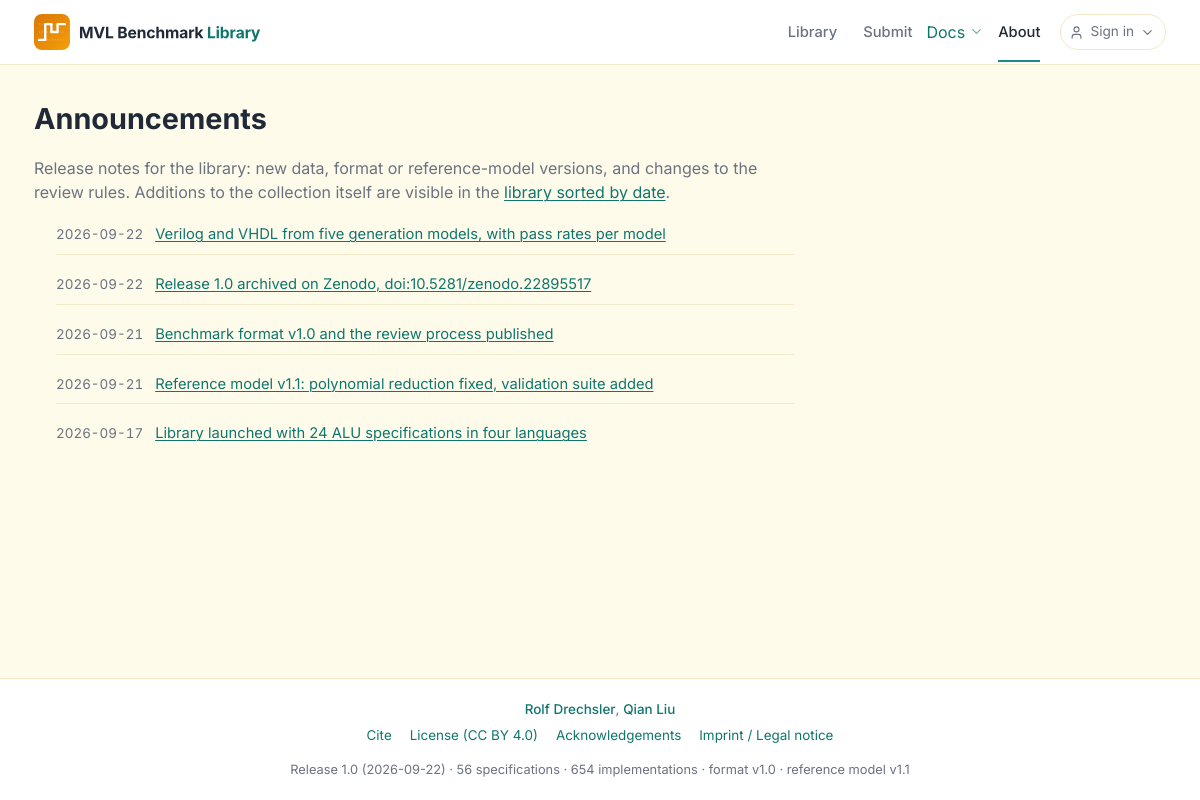
Page /news on the committed database.
### src/library/models.py (models this page shows)
class News(Base):
    __tablename__ = 'news'
    id = Column(Integer, primary_key=True)
    date = Column(DateTime, nullable=False, default=datetime.utcnow, index=True)
    title = Column(String(200), nullable=False)
    body_md = Column(Text, nullable=False, default='')
    link = Column(String(300))
    status = Column(String(16), nullable=False, default='draft', index=True)   # draft / published
    created_at = Column(DateTime, nullable=False, default=datetime.utcnow)
    updated_at = Column(DateTime, nullable=False, default=datetime.utcnow, onupdate=datetime.utcnow)

### web/blueprints/library.py (the view)
@bp.route('/news')
def news():
    with session_scope() as s:
        rows = list(s.execute(select(News).where(News.status == 'published')
                              .order_by(News.date.desc())).scalars())
        return render_template('library/news.html', news=rows)

### src/library/db.py (called while the page is built, shortened)
def get_engine():
    global _engine, _Session
    return _engine

@contextmanager
def session_scope():
    get_engine()
    session = _Session()
    try:
        yield session
        session.commit()
    except Exception:
        session.rollback()
        raise
    finally:
        session.close()

### web/app.py (called while the page is built, shortened)
def _site_status():
    import time
    from library import service
    from library.db import session_scope
    now = time.time()
    return _status_cache['value']

@app.context_processor
def _inject_globals():
    from library import service
    from library.models import GOLDEN_MODEL_VERSION
    css = Path(__file__).parent / 'static' / 'css' / 'library.css'
    return {'is_authed': is_authed(),
            'site_status': _site_status(),
            'format_version': service.FORMAT_VERSION,
            'golden_version': GOLDEN_MODEL_VERSION,
            'asset_version': int(css.stat().st_mtime) if css.exists() else 0}   # cache-busting

### web/blueprints/auth.py (called while the page is built)
def is_authed() -> bool:
    return bool(session.get('authed'))

### web/templates/library/news.html (shortened to what this page needs)
{% extends "base.html" %}
{% set nav = 'about' %}
{% block content %}
<div class="prose">
    <h1>Announcements</h1>
    <p>
        Release notes for the library: new data, format or reference-model versions, and changes to
        the review rules. Additions to the collection itself are visible in the
        <a href="{{ url_for('library.browse', sort='date') }}">library sorted by date</a>.
    </p>
    {% if news %}
    <ul class="news-list wide">
        {% for n in news %}
        <li>
            <time class="num" datetime="{{ n.date.strftime('%Y-%m-%d') }}">{{ n.date.strftime('%Y-%m-%d') }}</time>
            {% if n.link %}<a href="{{ n.link }}">{{ n.title }}</a>{% else %}<span>{{ n.title }}</span>{% endif %}
        </li>
        {% endfor %}
    </ul>
    {% else %}
    <p class="muted">No announcements yet.</p>
    {% endif %}
</div>
{% endblock %}

### web/static/css/library.css (style rules this page uses)
:root { --bg: #FFFBEB; --surface: #FFFFFF; --border: #F3E8C8; --text: #1F2937; --text-muted: #6B7280; --primary-from: #D97706; --primary-to: #F59E0B; --link: #198C8A; --link-hover: #0F766E; --ok-bg: #E6F4F3; --ok-fg: #0F766E; --warn-bg: #FEF3C7; --warn-fg: #92400E; --err-bg: #FEE2E2; --err-fg: #B91C1C; --radius: 12px; --radius-sm: 8px; --shadow: 0 1px 2px rgb(31 41 55 / .06); --font: 'Inter', -apple-system, BlinkMacSystemFont, 'Segoe UI', Roboto, sans-serif; --mono: 'JetBrains Mono', ui-monospace, SFMono-Regular, Menlo, Consolas, monospace; --primary-gradient: linear-gradient(90deg, var(--primary-from), var(--primary-to)); }
* { box-sizing: border-box; margin: 0; padding: 0; }
html { scroll-behavior: smooth; }
body { font-family: var(--font); background: var(--bg); color: var(--text); line-height: 1.55; min-height: 100vh; display: flex; flex-direction: column; }
a { color: var(--link-hover); text-decoration: none; }
p a, li a, dd a, .about-line a { text-decoration: underline; text-underline-offset: 2px; text-decoration-thickness: 1px; }
.num, td.num, th.num { font-variant-numeric: tabular-nums; text-align: right; }
.news-list { list-style: none; }
.news-list li { display: flex; gap: 12px; align-items: baseline; padding: 6px 0; border-bottom: 1px solid var(--border); font-size: .92rem; flex-wrap: wrap; }
.news-list li:last-child { border-bottom: none; }
.news-list time { color: var(--text-muted); font-size: .84rem; white-space: nowrap; }
.prose { max-width: 760px; }
.prose h1 { font-size: 1.8rem; margin-bottom: 14px; }
.prose p, .prose li { color: var(--text-muted); margin-bottom: 10px; }
.prose ul, .prose ol { padding-left: 22px; }
.news-list.wide li { padding: 8px 0; }

### rows in the picture
News: date "2026-09-22", title "Verilog and VHDL from five generation models, with pass rates per model"
News: date "2026-09-22", title "Release 1.0 archived on Zenodo, doi:10.5281/zenodo.22895517"
News: date "2026-09-21", title "Benchmark format v1.0 and the review process published"
News: date "2026-09-21", title "Reference model v1.1: polynomial reduction fixed, validation suite added"
News: date "2026-09-17", title "Library launched with 24 ALU specifications in four languages"

### other values in the picture
{{ 'Maintainer' if is_authed else 'Sign in' }} "Sign in"
{{ site_status.release.version }} "1.0"
{{ site_status.release.date }} "2026-09-22"
{{ site_status.benchmarks }} "56"
{{ '' if site_status.benchmarks == 1 else 's' }} "s"
{{ site_status.implementations }} "654"
{{ '' if site_status.implementations == 1 else 's' }} "s"
{{ golden_version }} "1.1"
